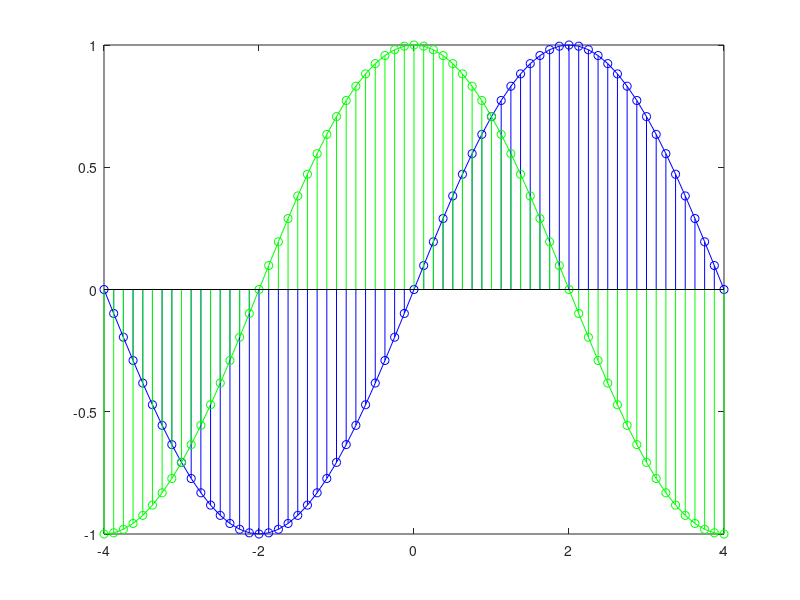

Write the MATLAB code that produced this figure.
%% Ejercicio 3

figure;
t=[-4:1/8:4];
x1=sin(pi*t/4);
x2=cos(pi*t/4);
plot(t,x1,'b');
hold;
plot(t,x2,'g');
stem(t,x1,'b');
stem(t,x2,'g');